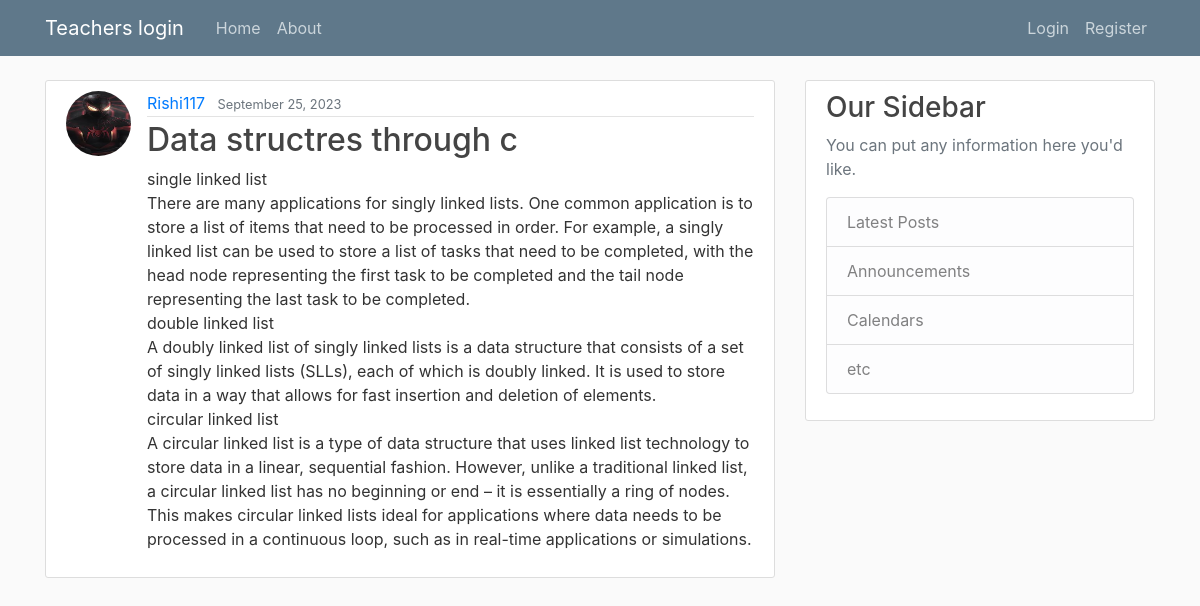
The app's page /post/31/ with its own data.
### blog1/models.py (models this page shows, shortened)
class Post(models.Model):
    title = models.CharField(max_length=100)
    content = models.TextField()
    date_posted = models.DateTimeField(default = timezone.now )
    author = models.ForeignKey(User,on_delete = models.CASCADE)#if user is deleted ,then delete their posts also

### users/models.py (models this page shows, shortened)
class Profile(models.Model):
    user = models.OneToOneField(User, on_delete= models.CASCADE)
    image = models.ImageField(default='default.jpg',upload_to='profile_pics')

### blog1/views.py (the view)
# urls.py: path('post/<int:pk>/',PostDetailView.as_view(),name='post-detail'),
class PostDetailView(DetailView):
    model = Post

### blog1/templates/blog1/post_detail.html (shortened to what this page needs)
{% extends 'blog1/base.html' %}
{% block content %}
<article class="media content-section">
    <img class="rounded-circle article-img" src="{{ object.author.profile.image.url }}">
        <div class="media-body">
            <div class="article-metadata">
            <a class="mr-2" href="{% url 'user-posts' object.author.username %}">{{ object.author }}</a>
            <small class="text-muted">{{ object.date_posted|date:"F d, Y"}}</small>
            </div>
            <h2 class="article-title">{{ object.title }}</h2>
            <p class="article-content">{{ object.content }}</p>
        </div>
</article>
{% endblock content %}

### blog1/templates/blog1/base.html (shortened to what this page needs)
{% load static %}
<!DOCTYPE html>
<html lang="en">
<head>
    <link rel="stylesheet" href="https://cdn.jsdelivr.net/npm/bootstrap@4.3.1/dist/css/bootstrap.min.css"
>
    <link rel="stylesheet" type="text/css" href="{% static 'blog1/main.css' %}">
</head>
<body>
    <header class="site-header">
        <nav class="navbar navbar-expand-md navbar-dark bg-steel fixed-top">
            <div class="container">
                <a class="navbar-brand mr-4" href="/">Teachers login</a>
                <div class="collapse navbar-collapse" id="navbarToggle">
                    <div class="navbar-nav mr-auto">
                        <a class="nav-item nav-link" href="/">Home</a>
                        <a class="nav-item nav-link" href="/about">About</a>
                    </div>
                    <div class="navbar-nav">
                        {% if user.is_authenticated %}
                            <a class="nav-item nav-link" href="{% url 'post-create' %}">New Post</a>
                            <a class="nav-item nav-link" href="{% url 'profile' %}">Profile</a>
                            <a class="nav-item nav-link" href="{%url 'logout' %}">Logout</a>
                        {% else %}
                            <a class="nav-item nav-link" href="{%url 'login' %}">Login</a>
                            <a class="nav-item nav-link" href="{% url 'register' %}">Register</a>
                        {% endif %}
                    </div>
                </div>
            </div>
        </nav>
    </header>
<main role="main" class="container">
    <div class="row">
        <div class="col-md-8">
            {% block content %}{% endblock %}
        </div>
        <div class="col-md-4">
            <div class="content-section">
                <h3>Our Sidebar</h3>
                <p class='text-muted'>You can put any information here you'd like.
                <ul class="list-group">
                    <li class="list-group-item list-group-item-light">Latest Posts</li>
                    <li class="list-group-item list-group-item-light">Announcements</li>
                    <li class="list-group-item list-group-item-light">Calendars</li>
                    <li class="list-group-item list-group-item-light">etc</li>
                </ul>
                </p>
            </div>
        </div>
    </div>
</main>
</body>
</html>

### blog1/static/blog1/main.css (style rules this page uses)
body { background: #fafafa; color: #333333; margin-top: 5rem; }
h1, h2, h3, h4, h5, h6 { color: #444444; }
ul { margin: 0; }
.bg-steel { background-color: #5f788a; }
.site-header .navbar-nav .nav-link { color: #cbd5db; }
.content-section { background: #ffffff; padding: 10px 20px; border: 1px solid #dddddd; border-radius: 3px; margin-bottom: 20px; }
.article-title { color: #444444; }
.article-content { white-space: pre-line; }
.article-img { height: 65px; width: 65px; margin-right: 16px; }
.article-metadata { padding-bottom: 1px; margin-bottom: 4px; border-bottom: 1px solid #e3e3e3 }

### records on screen
Post: author.profile.image (placeholder picture), author "Rishi117", date_posted "September 25, 2023", title "Data structres through c", content "single linked list There are many applications for singly linked lists. One common application is to store a list of items that need to be processed in order. For example, a singly linked list can be used to store a list of tasks that need to be completed, with the head node representing the first task to be completed and the tail node representing the last task to be completed. double linked list A doubly linked list of singly linked lists is a data structure that consists of a set of singly linked lists (SLLs), each of which is doubly linked. It is used to store data in a way that allows for fast insertion and deletion of elements. circular linked list A circular linked list is a type of…"
